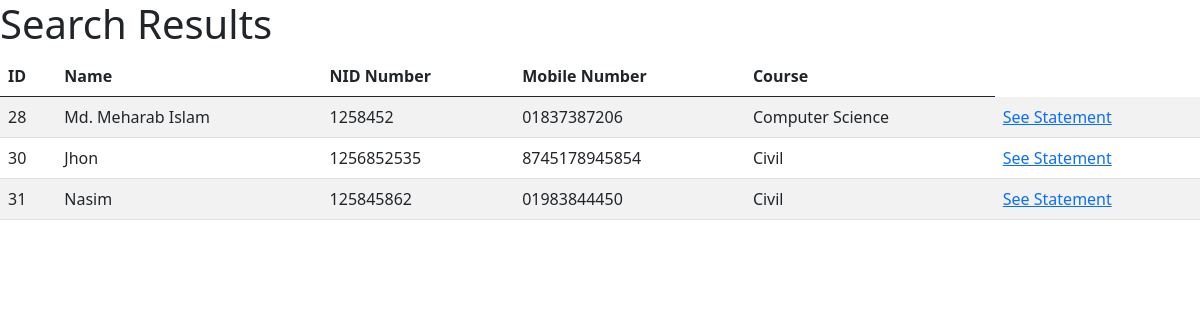
Page /search-view/ on the committed database.
### management/models.py (models this page shows, shortened)
class AllStudent(models.Model):
    name = models.CharField(max_length=50, null=True, blank=True)
    nid_card = models.CharField(max_length=50, null=True, blank=True, unique = True)
    phone_number = models.CharField(max_length = 50, null=True, blank=True, unique = True)
    nationality = models.CharField(max_length = 50, null=True, blank=True)
    country = models.CharField(max_length = 50, null=True, blank=True)
    addmission_date = models.DateField(null=True, blank=True)
    course = models.ForeignKey(Course, on_delete=models.CASCADE, null=True, blank=True)
    tax = models.DecimalField(max_digits=10, decimal_places=2, null = True, blank = True)
    class_or_level = models.IntegerField(null = True, blank =True, default = 1)
    is_paid = models.BooleanField(default = False)
    addmision_fee = models.DecimalField(max_digits=10, decimal_places=2, null = True, blank = True)
    join_date = models.DateField(auto_now_add = True)
    due_amount = models.DecimalField(max_digits=10, decimal_places=2, null = True, blank = True, default = 0)
    per_month_installment_amount = models.DecimalField(max_digits=10, decimal_places=2, null = True, blank = True)
    total_paid_amount = models.DecimalField(max_digits=10, decimal_places=2, null = True, blank = True, default = 0)
    extra_money = models.DecimalField(max_digits=10, decimal_places=2, null = True, blank = True, default = 0)
    total_payable_amount = models.DecimalField(max_digits=10, decimal_places=2, null = True, blank = True)
    objects = AllStudentManager()
    def __str__(self):
        return self.name

class Course(models.Model):
    name = models.CharField(max_length=50)
    course_fee = models.DecimalField(max_digits=10, decimal_places=2)
    admission_fee = models.DecimalField(max_digits=10, decimal_places=2, null = True,  blank = True)
    course_start_date = models.DateField(null=True, blank=True)
    course_end_date = models.DateField(null=True, blank=True)

### management/views.py (the view)
# urls.py: path('search-view/', views.search_view, name= 'search-statement'),
def search_view(request):
    try:
        nid_card_number = request.GET.get('nidCardNumber', '')
        student_name = request.GET.get('studentName', '')
        level = request.GET.get('level', '')
        course = request.GET.get('course', '')
        queryset = AllStudent.objects.all()
        if nid_card_number:
            queryset = queryset.filter(nid_card__icontains=nid_card_number)
        if student_name:
            queryset = queryset.filter(name__icontains=student_name)
        if level:
            queryset = queryset.filter(class_or_level__icontains=level)
        if course:
            queryset = queryset.filter(course__name__icontains=course)  # Assuming 'course' is a ForeignKey to Course model
        context = {
            'students': queryset,
            'nid_card_number': nid_card_number,
            'student_name': student_name,
            'level': level,
            'course': course,
        }
        print(queryset)
        return render(request, 'searchView.html', context)
    except Exception as e:
        return HttpResponseBadRequest(f"An error occurred: {e}")

### templates/searchView.html (shortened to what this page needs)
<!DOCTYPE html>
<html lang="en">
<head>
    <link href="https://cdn.jsdelivr.net/npm/bootstrap@5.0.2/dist/css/bootstrap.min.css" rel="stylesheet">
</head>
<body>
    <h1>Search Results</h1>
    {% if students %}
    <table class="table table-striped table-hover">
        <thead>
          <tr>
            <th scope="col">ID</th>
            <th scope="col">Name</th>
            <th scope="col">NID Number</th>
            <th scope="col">Mobile Number</th>
            <th scope="col">Course</th>
          </tr>
        </thead>
            <tbody>
                {% for student in students %}
                    <tr>
                        <td>{{ student.id }}</td>
                        <td>{{ student.name }}</td>
                        <td>{{ student.nid_card }}</td>
                        <td>{{ student.phone_number }}</td>
                        <td>{{ student.course.name }}</td>
                        <td><a href="http://127.0.0.1:8000/statement/{{student.nid_card}}">See Statement</a></td>
                    </tr>
                {% endfor %}
            </tbody>
        </table>
    {% else %}
        <p>No results found.</p>
    {% endif %}
</body>
</html>

### rows in the picture
AllStudent: id "28", name "Md. Meharab Islam", nid_card "1258452", phone_number "01837387206", course.name "Computer Science"
AllStudent: id "30", name "Jhon", nid_card "1256852535", phone_number "8745178945854", course.name "Civil"
AllStudent: id "31", name "Nasim", nid_card "125845862", phone_number "01983844450", course.name "Civil"
